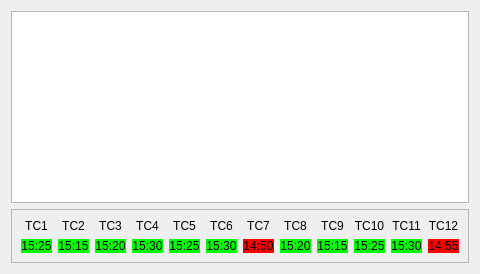
      <widget class="QWidget" name="tab">
       <attribute name="title">
        <string>Data</string>
       </attribute>
       <layout class="QVBoxLayout" name="verticalLayout_4">
        <item>
         <widget class="QTableView" name="table"/>
        </item>
        <item>
         <widget class="QFrame" name="frame_2">
          <property name="frameShape">
           <enum>QFrame::StyledPanel</enum>
          </property>
          <property name="frameShadow">
           <enum>QFrame::Raised</enum>
          </property>
          <layout class="QGridLayout" name="gridLayout_4">
           <item row="1" column="2">
            <widget class="QLabel" name="label_12">
             <property name="styleSheet">
              <string notr="true">background-color: rgb(0, 255, 0);
font: 75 10pt &quot;Century Gothic&quot;;
color: rgb(0, 0, 0);
border-color: rgb(255, 255, 255);</string>
             </property>
             <property name="text">
              <string>15:20</string>
             </property>
             <property name="alignment">
              <set>Qt::AlignCenter</set>
             </property>
            </widget>
           </item>
           <item row="1" column="3">
            <widget class="QLabel" name="label_11">
             <property name="styleSheet">
              <string notr="true">background-color: rgb(0, 255, 0);
font: 75 10pt &quot;Century Gothic&quot;;
color: rgb(0, 0, 0);
border-color: rgb(255, 255, 255);</string>
             </property>
             <property name="text">
              <string>15:30</string>
             </property>
             <property name="alignment">
              <set>Qt::AlignCenter</set>
             </property>
            </widget>
           </item>
           <item row="1" column="7">
            <widget class="QLabel" name="label_17">
             <property name="styleSheet">
              <string notr="true">background-color: rgb(0, 255, 0);
font: 75 10pt &quot;Century Gothic&quot;;
color: rgb(0, 0, 0);
border-color: rgb(255, 255, 255);</string>
             </property>
             <property name="text">
              <string>15:20</string>
             </property>
             <property name="alignment">
              <set>Qt::AlignCenter</set>
             </property>
            </widget>
           </item>
           <item row="1" column="9">
            <widget class="QLabel" name="label_13">
             <property name="styleSheet">
              <string notr="true">background-color: rgb(0, 255, 0);
font: 75 10pt &quot;Century Gothic&quot;;
color: rgb(0, 0, 0);
border-color: rgb(255, 255, 255);</string>
             </property>
             <property name="text">
              <string>15:25</string>
             </property>
             <property name="alignment">
              <set>Qt::AlignCenter</set>
             </property>
            </widget>
           </item>
           <item row="1" column="11">
            <widget class="QLabel" name="label_4">
             <property name="styleSheet">
              <string notr="true">background-color: rgb(255, 0, 0);
font: 75 10pt &quot;Century Gothic&quot;;
color: rgb(0, 0, 0);
border-color: rgb(255, 255, 255);</string>
             </property>
             <property name="text">
              <string>14:55</string>
             </property>
             <property name="alignment">
              <set>Qt::AlignCenter</set>
             </property>
            </widget>
           </item>
           <item row="1" column="5">
            <widget class="QLabel" name="label_14">
             <property name="styleSheet">
              <string notr="true">background-color: rgb(0, 255, 0);
font: 75 10pt &quot;Century Gothic&quot;;
color: rgb(0, 0, 0);
border-color: rgb(255, 255, 255);</string>
             </property>
             <property name="text">
              <string>15:30</string>
             </property>
             <property name="alignment">
              <set>Qt::AlignCenter</set>
             </property>
            </widget>
           </item>
           <item row="1" column="6">
            <widget class="QLabel" name="label_16">
             <property name="styleSheet">
              <string notr="true">background-color: rgb(255, 0, 0);
font: 75 10pt &quot;Century Gothic&quot;;
color: rgb(0, 0, 0);
border-color: rgb(255, 255, 255);</string>
             </property>
             <property name="text">
              <string>14:50</string>
             </property>
             <property name="alignment">
              <set>Qt::AlignCenter</set>
             </property>
            </widget>
           </item>
           <item row="1" column="1">
            <widget class="QLabel" name="label_8">
             <property name="styleSheet">
              <string notr="true">background-color: rgb(0, 255, 0);
font: 75 10pt &quot;Century Gothic&quot;;
color: rgb(0, 0, 0);
border-color: rgb(255, 255, 255);</string>
             </property>
             <property name="text">
              <string>15:15</string>
             </property>
             <property name="alignment">
              <set>Qt::AlignCenter</set>
             </property>
            </widget>
           </item>
           <item row="1" column="0">
            <widget class="QLabel" name="label_6">
             <property name="styleSheet">
              <string notr="true">background-color: rgb(0, 255, 0);
font: 75 10pt &quot;Century Gothic&quot;;
color: rgb(0, 0, 0);
border-color: rgb(255, 255, 255);</string>
             </property>
             <property name="text">
              <string>15:25</string>
             </property>
             <property name="alignment">
              <set>Qt::AlignCenter</set>
             </property>
            </widget>
           </item>
           <item row="1" column="8">
            <widget class="QLabel" name="label_10">
             <property name="styleSheet">
              <string notr="true">background-color: rgb(0, 255, 0);
font: 75 10pt &quot;Century Gothic&quot;;
color: rgb(0, 0, 0);
border-color: rgb(255, 255, 255);</string>
             </property>
             <property name="text">
              <string>15:15</string>
             </property>
             <property name="alignment">
              <set>Qt::AlignCenter</set>
             </property>
            </widget>
           </item>
           <item row="1" column="10">
            <widget class="QLabel" name="label_18">
             <property name="styleSheet">
              <string notr="true">background-color: rgb(0, 255, 0);
font: 75 10pt &quot;Century Gothic&quot;;
color: rgb(0, 0, 0);
border-color: rgb(255, 255, 255);</string>
             </property>
             <property name="text">
              <string>15:30</string>
             </property>
             <property name="alignment">
              <set>Qt::AlignCenter</set>
             </property>
            </widget>
           </item>
           <item row="1" column="4">
            <widget class="QLabel" name="label_15">
             <property name="styleSheet">
              <string notr="true">background-color: rgb(0, 255, 0);
font: 75 10pt &quot;Century Gothic&quot;;
color: rgb(0, 0, 0);
border-color: rgb(255, 255, 255);</string>
             </property>
             <property name="text">
              <string>15:25</string>
             </property>
             <property name="alignment">
              <set>Qt::AlignCenter</set>
             </property>
            </widget>
           </item>
           <item row="0" column="0">
            <widget class="QLabel" name="label_9">
             <property name="styleSheet">
              <string notr="true">font: 10pt &quot;Century Gothic&quot;;</string>
             </property>
             <property name="text">
              <string>TC1</string>
             </property>
             <property name="alignment">
              <set>Qt::AlignCenter</set>
             </property>
            </widget>
           </item>
           <item row="0" column="1">
            <widget class="QLabel" name="label_19">
             <property name="styleSheet">
              <string notr="true">font: 10pt &quot;Century Gothic&quot;;</string>
             </property>
             <property name="text">
              <string>TC2</string>
             </property>
             <property name="alignment">
              <set>Qt::AlignCenter</set>
             </property>
            </widget>
           </item>
           <item row="0" column="2">
            <widget class="QLabel" name="label_20">
             <property name="styleSheet">
              <string notr="true">font: 10pt &quot;Century Gothic&quot;;</string>
             </property>
             <property name="text">
              <string>TC3</string>
             </property>
             <property name="alignment">
              <set>Qt::AlignCenter</set>
             </property>
            </widget>
           </item>
           <item row="0" column="3">
            <widget class="QLabel" name="label_21">
             <property name="styleSheet">
              <string notr="true">font: 10pt &quot;Century Gothic&quot;;</string>
             </property>
             <property name="text">
              <string>TC4</string>
             </property>
             <property name="alignment">
              <set>Qt::AlignCenter</set>
             </property>
            </widget>
           </item>
           <item row="0" column="4">
            <widget class="QLabel" name="label_22">
             <property name="styleSheet">
              <string notr="true">font: 10pt &quot;Century Gothic&quot;;</string>
             </property>
             <property name="text">
              <string>TC5</string>
             </property>
             <property name="alignment">
              <set>Qt::AlignCenter</set>
             </property>
            </widget>
           </item>
           <item row="0" column="5">
            <widget class="QLabel" name="label_23">
             <property name="styleSheet">
              <string notr="true">font: 10pt &quot;Century Gothic&quot;;</string>
             </property>
             <property name="text">
              <string>TC6</string>
             </property>
             <property name="alignment">
              <set>Qt::AlignCenter</set>
             </property>
            </widget>
           </item>
           <item row="0" column="6">
            <widget class="QLabel" name="label_24">
             <property name="styleSheet">
              <string notr="true">font: 10pt &quot;Century Gothic&quot;;</string>
             </property>
             <property name="text">
              <string>TC7</string>
             </property>
             <property name="alignment">
              <set>Qt::AlignCenter</set>
             </property>
            </widget>
           </item>
           <item row="0" column="7">
            <widget class="QLabel" name="label_25">
             <property name="styleSheet">
              <string notr="true">font: 10pt &quot;Century Gothic&quot;;</string>
             </property>
             <property name="text">
              <string>TC8</string>
             </property>
             <property name="alignment">
              <set>Qt::AlignCenter</set>
             </property>
            </widget>
           </item>
           <item row="0" column="8">
            <widget class="QLabel" name="label_26">
             <property name="styleSheet">
              <string notr="true">font: 10pt &quot;Century Gothic&quot;;</string>
             </property>
             <property name="text">
              <string>TC9</string>
             </property>
             <property name="alignment">
              <set>Qt::AlignCenter</set>
             </property>
            </widget>
           </item>
           <item row="0" column="9">
            <widget class="QLabel" name="label_27">
             <property name="styleSheet">
              <string notr="true">font: 10pt &quot;Century Gothic&quot;;</string>
             </property>
             <property name="text">
              <string>TC10</string>
             </property>
             <property name="alignment">
              <set>Qt::AlignCenter</set>
             </property>
            </widget>
           </item>
           <item row="0" column="10">
            <widget class="QLabel" name="label_28">
             <property name="styleSheet">
              <string notr="true">font: 10pt &quot;Century Gothic&quot;;</string>
             </property>
             <property name="text">
              <string>TC11</string>
             </property>
             <property name="alignment">
              <set>Qt::AlignCenter</set>
             </property>
            </widget>
           </item>
           <item row="0" column="11">
            <widget class="QLabel" name="label_29">
             <property name="styleSheet">
              <string notr="true">font: 10pt &quot;Century Gothic&quot;;</string>
             </property>
             <property name="text">
              <string>TC12</string>
             </property>
             <property name="alignment">
              <set>Qt::AlignCenter</set>
             </property>
            </widget>
           </item>
          </layout>
         </widget>
        </item>
       </layout>
      </widget>
